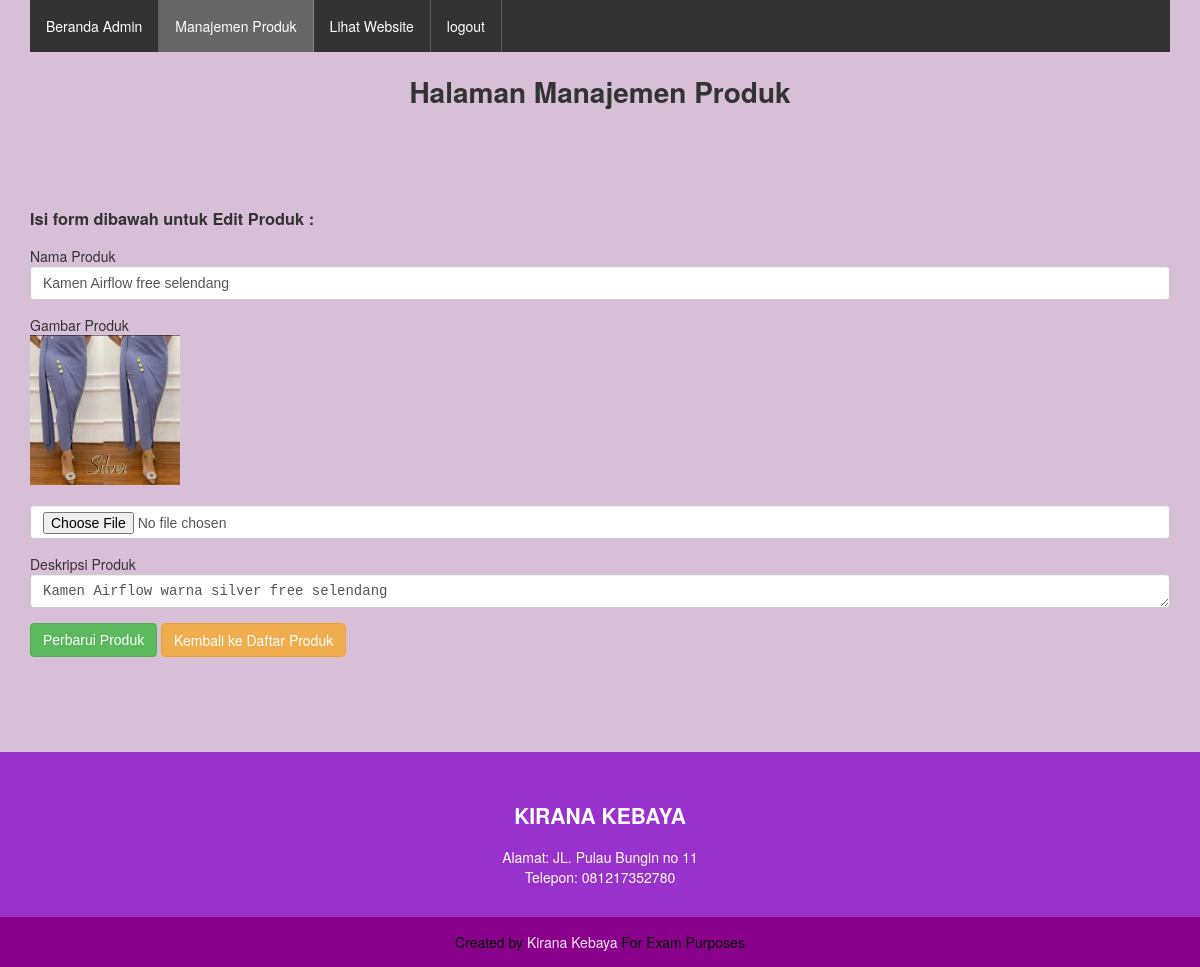
Screenshot of /admin/edit_produk.php?id=1 (signed in) with the database file from the repository.
### tables this page shows
CREATE TABLE `produk` (
  `id` int(11) NOT NULL,
  `nama` varchar(255) NOT NULL,
  `gambar` varchar(255) NOT NULL,
  `deskripsi` text NOT NULL
);

### admin/edit_produk.php (the view, shortened to what this page needs)
<?php
require_once "../configuration/database_connection.php";
$id = $_GET['id'];
$sql = "SELECT * FROM produk WHERE id=$id";
$result = $conn->query($sql);
$row = mysqli_fetch_array($result);
?>
<html>
<head>
    <link rel="stylesheet" type="text/css" href="../styles.css">
    <link rel="stylesheet" type="text/css" href="../plugins/fancybox/jquery.fancybox.css">
</head>
<body>
<div class="container">
    <div class="row">
        <div class="column-12">
            <ul class="daftar-menu">
                <li><a href="../admin">Beranda Admin</a></li>
                <li class="active"><a href="manajemen_produk.php">Manajemen Produk</a></li>
                <li><a href="../index.php" target="_blank">Lihat Website</a></li>
                <li><a href="process/logout.php">logout</a></li>
            </ul>
        </div>
    </div>
    <div class="row">
        <div class="column-12">
            <h1 align="center">Halaman Manajemen Produk</h1>
            <br/>
            <br/>
            <br/>
        </div>
        <div class="column-12">
            <h3>Isi form dibawah untuk Edit Produk :</h3>
            <form action="process/product_update.php?id=<?php echo $id ?>"
method="post" enctype="multipart/form-data">
                <div class="form-group">
                    <label>Nama Produk</label>
                    <input type="text" class="form-control" name="nama" value="<?php echo
$row['nama'] ?>" required>
                </div>
                <div class="form-group">
                    <label>Gambar Produk</label>
                    <br />
                    <img src="../images/<?php echo $row['gambar'] ?>" width="150">
                    <br />
                    <br />
                    <input type="file" class="form-control" name="gambar" value="<?php echo
$row['gambar'] ?>" required>
                </div>
                <div class="form-group">
                    <label>Deskripsi Produk</label>
                    <textarea class="form-control" name="deskripsi" required><?php echo
$row['deskripsi'] ?></textarea>
                </div>
                <div class="form-group">
                    <button type="submit" class="btn btn-success">Perbarui Produk</button>
                    <a href="manajemen_produk.php" class="btn btn-warning">Kembali ke Daftar Produk</a>
                </div>
            </form>
        </div>
    </div>
</div>
<div class="footer">
    <div class="container">
        <div class="row">
            <div class="column-12">
                <h2 align="center">KIRANA KEBAYA</h2>
                <div class="text-center">
                    Alamat: JL. Pulau Bungin no 11
                </div>
                <div class="text-center">
                    Telepon: 081217352780
                </div>
            </div>
        </div>
    </div>
</div>
<div class="footer-credit">
    <div class="container">
        <div class="row">
            <div class="column-12 text-center">
            Created by <a href="https://www.tiktok.com/@kiranakebayabali"
target="_blank">Kirana Kebaya</a> For Exam Purposes
        </div>
        </div>
    </div>
</div>
</body>
</html>

### styles.css (style rules this page uses)
html { font-family: sans-serif; -ms-text-size-adjust: 100%; -webkit-text-size-adjust: 100%; background-color: #ffff; }
body { margin: 0; background-color:#ffff; }
a { background-color: transparent; }
h1 { font-size: 2em; margin: 0,67em 0; }
* { -webkit-box-sizing: border-box; -moz-box-sizing: border-box; box-sizing: border-box; }
*:before, *:after { -webkit-box-sizing: border-box; -moz-box-sizing: border-box; box-sizing: border-box; }
html { font-size: 10px; -webkit-tap-higlight-color: rgba(0,0,0,0); }
body { font-family: "Helvetica Neue", Helvetica, Arial, sans-serif; font-size: 14px; line-height: 1. 42857143; color: #333333; background-color: #D8BFD8; }
.text-center { text-align: center; }
.container { padding-right: 15px; padding-left: 15px; margin-right: auto; margin-left:auto; width: 1170px; }
.row { margin-right: -15px; margin-left: -15px; }
.row:before, .row:after { display: table; content: " "; clear: both; }
.column-1, .column-2, .column-3, .column-4, .column-5, .column-6, .column-7, .column-8, .column-9, .column-10, .column-11, .column-12 { position: relative; min-height: 1px; padding-right: 15px; padding-left: 15px; }
.column-1, .column-2, .column-3, .column-4, .column-5, .column-6, .column-7, .column-8, .column-9, .column-10, .column-11, .column-12 { float: left; }
.column-12 { width: 100%; }
.daftar-menu { list-style-type: none; margin: 0 !important; padding:0; overflow: hidden; background-color: #333333; width: 100%; }
.daftar-menu li { float: left; }
.daftar-menu li a { display: block; color: white; text-align: center; padding: 16px; text-decoration: none; border-right: 1px solid rgba(255, 255, 255, 0.2); }
.footer { margin-top: 80px; background-color: #9932CC; padding-top: 30px; padding-bottom: 30px; color: white; }
.footer-credit { padding: 15px 0; background-color: #8B008B; color: rgb(0, 0, 0); }
.footer-credit a { color: rgba(255,255,255,0.9); text-decoration: none; }
ul.daftar-menu > li.active a { background-color: #666666 !important; }
.form-group { margin-bottom: 15px; }
.form-control { display: block; width: 100%; height: 34px; padding: 6px 12px; font-size: 14px; line-height: 1.42857143; color: #555; background-color: #fff; background-image: none; border: 1px solid #ccc; border-radius: 4px; -webkit-box-shadow: inset 0 1px 1px rgba(0, 0, 0, .075); box-shadow: inset 8 1px 1px rgba(0, 0, 0, .075); -webkit-transition: border-color ease-in-out 15s, -webkit-box-shadow ease-in-out .15s; -o-transition: border-color ease-in-out 15s, box-shadow ease-in-out 15s; transition: border-color ease-in-out.15s, box-shadow ease-in-out 155; }
.btn { display: inline-block; padding: 6px 12px; margin-bottom: 0; font-size: 14px; font-weight: normal; line-height: 1.42857143; text-align: center; white-space: nowrap; vertical-align: middle; -ms-touch-action: manipulation; touch-action: manipulation; cursor: pointer; -webkit-user-select: none; -moz-user-select: none; -ms-user-select: none; user-select: none; background-image: none; border: 1px solid transparent; border-radius: 4px; text-decoration: none; }
.btn-success { color: #fff; background-color: #5cb85c; border-color: #4cae4c; }
.btn-warning { color: #fff; background-color: #f0ad4e; border-color: #eea236; }

### rows the page displays
produk: nama "Kamen Airflow free selendang", gambar (picture), deskripsi "Kamen Airflow warna silver free selendang"
